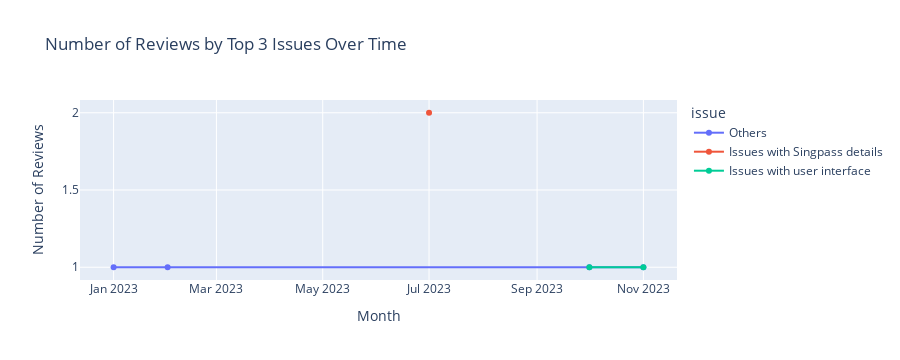

Source (notebook cell):
### Markdown cell above
Safety

### Code cell
clean_safety = preprocess(data, safety)
plot_top_n_issues_time_series(clean_safety, top_n=3)

### Figure 1 — Plotly figure (JSON) as saved in the notebook; plotly's stock layout.template omitted (floating-point values rounded to 4 significant figures)
{"data": [{"hovertemplate": "issue=Others<br>month_year=%{x}<br>count=%{y}<extra></extra>", "legendgroup": "Others", "line": {"color": "#636efa", "dash": "solid"}, "marker": {"symbol": "circle"}, "mode": "lines+markers", "name": "Others", "orientation": "v", "showlegend": true, "type": "scatter", "x": ["2023-01", "2023-02", "2023-10", "2023-11"], "xaxis": "x", "y": [1, 1, 1, 1], "yaxis": "y"}, {"hovertemplate": "issue=Issues with Singpass details<br>month_year=%{x}<br>count=%{y}<extra></extra>", "legendgroup": "Issues with Singpass details", "line": {"color": "#EF553B", "dash": "solid"}, "marker": {"symbol": "circle"}, "mode": "lines+markers", "name": "Issues with Singpass details", "orientation": "v", "showlegend": true, "type": "scatter", "x": ["2023-07"], "xaxis": "x", "y": [2], "yaxis": "y"}, {"hovertemplate": "issue=Issues with user interface<br>month_year=%{x}<br>count=%{y}<extra></extra>", "legendgroup": "Issues with user interface", "line": {"color": "#00cc96", "dash": "solid"}, "marker": {"symbol": "circle"}, "mode": "lines+markers", "name": "Issues with user interface", "orientation": "v", "showlegend": true, "type": "scatter", "x": ["2023-10", "2023-11"], "xaxis": "x", "y": [1, 1], "yaxis": "y"}], "layout": {"height": 360, "legend": {"title": {"text": "issue"}, "tracegroupgap": 0}, "title": {"text": "Number of Reviews by Top 3 Issues Over Time"}, "xaxis": {"anchor": "y", "autorange": true, "domain": [0, 1], "range": ["2022-12-12 08:00", "2023-11-20 16:00"], "title": {"text": "Month"}, "type": "date"}, "yaxis": {"anchor": "x", "autorange": true, "domain": [0, 1], "fixedrange": true, "range": [0.9175, 2.083], "title": {"text": "Number of Reviews"}, "type": "linear"}}}
